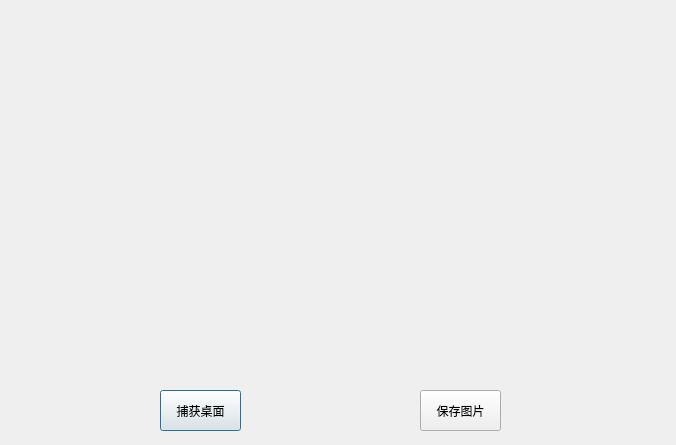
<?xml version="1.0" encoding="UTF-8"?>
<ui version="4.0">
 <class>ScreenShotDialog</class>
 <widget class="QDialog" name="ScreenShotDialog">
  <property name="geometry">
   <rect>
    <x>0</x>
    <y>0</y>
    <width>676</width>
    <height>445</height>
   </rect>
  </property>
  <property name="windowTitle">
   <string>捕获桌面</string>
  </property>
  <widget class="QLabel" name="label">
   <property name="geometry">
    <rect>
     <x>40</x>
     <y>10</y>
     <width>591</width>
     <height>351</height>
    </rect>
   </property>
   <property name="text">
    <string/>
   </property>
  </widget>
  <widget class="QPushButton" name="startButton">
   <property name="geometry">
    <rect>
     <x>160</x>
     <y>390</y>
     <width>81</width>
     <height>41</height>
    </rect>
   </property>
   <property name="text">
    <string>捕获桌面</string>
   </property>
  </widget>
  <widget class="QPushButton" name="saveButton">
   <property name="geometry">
    <rect>
     <x>420</x>
     <y>390</y>
     <width>81</width>
     <height>41</height>
    </rect>
   </property>
   <property name="text">
    <string>保存图片</string>
   </property>
  </widget>
 </widget>
 <resources/>
 <connections/>
</ui>
